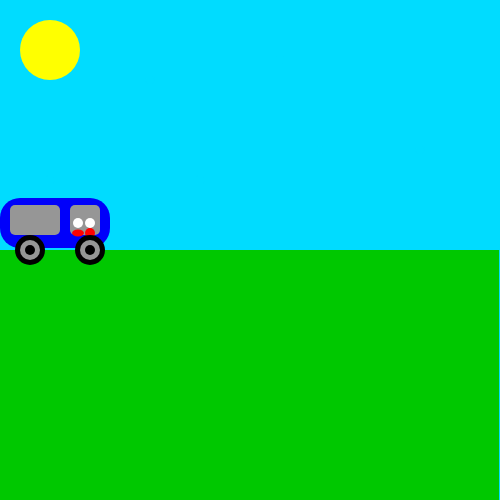
Frame 1 (no input)
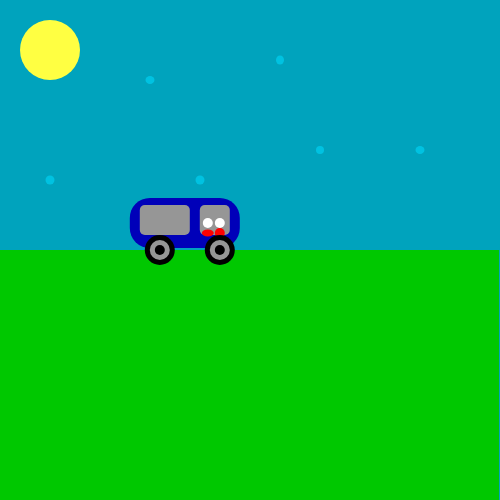
Frame 60 (no input)
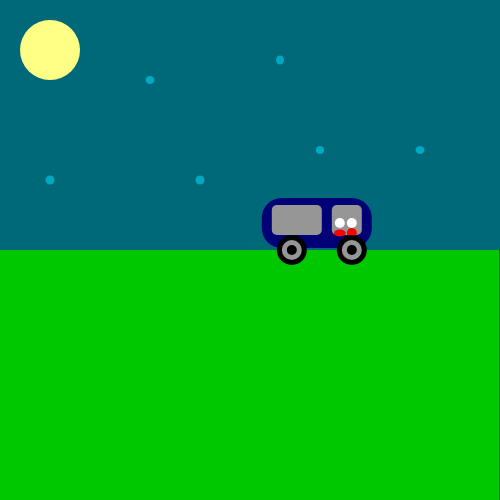
Frame 120 (the mouse pressed at the canvas centre since frame 60)

The p5.js sketch that drew these frames (run headless with seeded random() and noise() and a simulated clock; from frame 60 on, the mouse is pressed at the canvas centre):

// p5.js sketch
// ── sketch.js
// Variables for car speed and Sun button
var speed = 2.2;
var on = false;

function setup() {
  createCanvas(500, 500);
}

// Car properties
var car = {
  x: 0, // Initial position along the x-axis
  g: 0 // Blue component for the car color
};

// Sky properties for background color
var sky = {
  col1: 255, // Initial sky color component 1
  col2: 220, // Initial sky color component 2
  col3: 0,   // Initial sky color component 3
  col4:100,//inital sky color component 4
  col5:100// Initial concrete color
};

function draw() {
  // Update sky color based on car's position
  sky.col1 = map(car.x, 0, 500, 255, 0);
  sky.col2 = map(car.x, 0, 500, 220, 0);
  sky.col3 = map(car.x, 0, 500, 0, 255);
  sky.col4 = map(car.x, 0, 500, 150, 80);
  car.g = map(car.x, 0, 500, 250, 0);

  // Draw sky background
  background(0, sky.col2, sky.col1);

  // Draw stars
  noStroke();
  fill(0, 220, 255, 140);
  ellipse(150, 80, 9, 8);
  ellipse(280, 60, 8, 9);
  ellipse(50, 180, 9, 9);
  ellipse(200, 180, 9, 9);
  ellipse(320, 150, 8, 8);
   ellipse(420, 150, 9, 8);

  // Draw sun or moon
  fill(255, 255, sky.col3);
  ellipse(50, 50, 60, 60);

 // Draw concrete
fill(0, 200, 0); // Green color for land
rect(0, 250, 499, 250);

// Draw car body
fill(0, 0, car.g); // Adjusted car color to dark blue
rect(car.x, 198, 110, 50, 20);

  // Draw windows
  fill(150); // Gray color for windows
  rect(car.x + 10, 205, 50, 30, 5); // Left window
  rect(car.x + 70, 205, 30, 30, 5); // Right window

  // Draw headlights
  fill(255); // White color for headlights
  ellipse(car.x + 78, 223, 10, 10); // Left headlight
  ellipse(car.x + 90, 223, 10, 10); // Right headlight

  // Draw taillights
  fill(255, 0, 0); // Red color for taillights
  ellipse(car.x + 78, 233, 12, 7); // Left taillight
  ellipse(car.x + 90, 233, 10, 10); // Right taillight

 // Draw wheels
fill(0); // Black color for wheels
ellipse(car.x + 30, 250, 30, 30); // Front left wheel
ellipse(car.x + 90, 250, 30, 30); // Front right wheel
fill(150); // Grey color for inner wheel
ellipse(car.x + 30, 250, 20, 20); // Front left inner wheel
ellipse(car.x + 90, 250, 20, 20); // Front right inner wheel
fill(0); // Black color for inner wheel
ellipse(car.x + 30, 250, 10, 10); // Front left innermost wheel
ellipse(car.x + 90, 250, 10, 10); // Front right innermost wheel

  // Update car position
  if (car.x + 110 >= width || car.x < 0) {
    speed = speed * -1;
  }
  car.x = car.x + speed;

  // Sun button functionality
  if (on) {
    background(0);
    fill(255, 255, 0);
    ellipse(50, 50, 60, 60);
  }
}

// Toggle function for Sun button
function mousePressed() {
  if (mouseX >= 20 && mouseX < 80 && mouseY >= 20 && mouseY < 80) {
    on = !on;
  }
}
